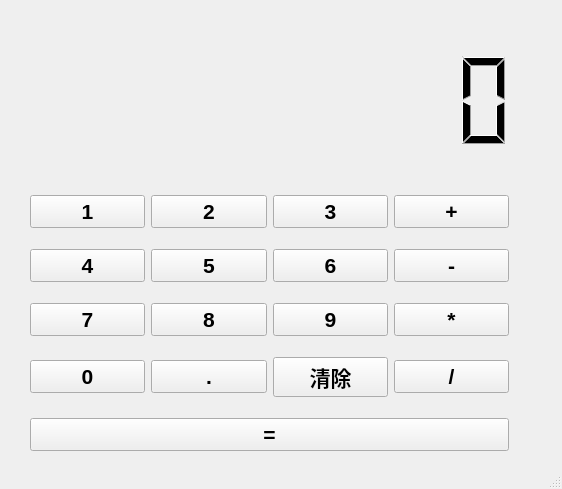
<?xml version="1.0" encoding="UTF-8"?>
<ui version="4.0">
 <class>Dialog</class>
 <widget class="QDialog" name="Dialog">
  <property name="geometry">
   <rect>
    <x>0</x>
    <y>0</y>
    <width>562</width>
    <height>489</height>
   </rect>
  </property>
  <property name="windowTitle">
   <string>计算器</string>
  </property>
  <property name="whatsThis">
   <string>计算器</string>
  </property>
  <property name="sizeGripEnabled">
   <bool>true</bool>
  </property>
  <widget class="QLCDNumber" name="lcd">
   <property name="geometry">
    <rect>
     <x>90</x>
     <y>30</y>
     <width>431</width>
     <height>141</height>
    </rect>
   </property>
   <property name="frameShape">
    <enum>QFrame::NoFrame</enum>
   </property>
   <property name="digitCount">
    <number>8</number>
   </property>
  </widget>
  <widget class="QPushButton" name="b1_13">
   <property name="geometry">
    <rect>
     <x>690</x>
     <y>400</y>
     <width>71</width>
     <height>51</height>
    </rect>
   </property>
   <property name="font">
    <font>
     <family>Arial</family>
     <pointsize>16</pointsize>
     <weight>75</weight>
     <bold>true</bold>
    </font>
   </property>
   <property name="text">
    <string>1</string>
   </property>
  </widget>
  <widget class="QPushButton" name="b1_14">
   <property name="geometry">
    <rect>
     <x>940</x>
     <y>400</y>
     <width>71</width>
     <height>51</height>
    </rect>
   </property>
   <property name="font">
    <font>
     <family>Arial</family>
     <pointsize>16</pointsize>
     <weight>75</weight>
     <bold>true</bold>
    </font>
   </property>
   <property name="text">
    <string>1</string>
   </property>
  </widget>
  <widget class="QPushButton" name="b1_16">
   <property name="geometry">
    <rect>
     <x>810</x>
     <y>400</y>
     <width>71</width>
     <height>51</height>
    </rect>
   </property>
   <property name="font">
    <font>
     <family>Arial</family>
     <pointsize>16</pointsize>
     <weight>75</weight>
     <bold>true</bold>
    </font>
   </property>
   <property name="text">
    <string>1</string>
   </property>
  </widget>
  <widget class="QWidget" name="">
   <property name="geometry">
    <rect>
     <x>30</x>
     <y>180</y>
     <width>479</width>
     <height>286</height>
    </rect>
   </property>
   <layout class="QVBoxLayout" name="verticalLayout">
    <item>
     <layout class="QHBoxLayout" name="horizontalLayout">
      <item>
       <widget class="QPushButton" name="b1">
        <property name="font">
         <font>
          <family>Arial</family>
          <pointsize>16</pointsize>
          <weight>75</weight>
          <bold>true</bold>
         </font>
        </property>
        <property name="text">
         <string>1</string>
        </property>
       </widget>
      </item>
      <item>
       <widget class="QPushButton" name="b2">
        <property name="font">
         <font>
          <family>Arial</family>
          <pointsize>16</pointsize>
          <weight>75</weight>
          <bold>true</bold>
         </font>
        </property>
        <property name="text">
         <string>2</string>
        </property>
       </widget>
      </item>
      <item>
       <widget class="QPushButton" name="b3">
        <property name="font">
         <font>
          <family>Arial</family>
          <pointsize>16</pointsize>
          <weight>75</weight>
          <bold>true</bold>
         </font>
        </property>
        <property name="text">
         <string>3</string>
        </property>
       </widget>
      </item>
      <item>
       <widget class="QPushButton" name="b_pluse">
        <property name="font">
         <font>
          <family>Arial</family>
          <pointsize>16</pointsize>
          <weight>75</weight>
          <bold>true</bold>
         </font>
        </property>
        <property name="text">
         <string>+</string>
        </property>
       </widget>
      </item>
     </layout>
    </item>
    <item>
     <layout class="QHBoxLayout" name="horizontalLayout_2">
      <item>
       <widget class="QPushButton" name="b4">
        <property name="font">
         <font>
          <family>Arial</family>
          <pointsize>16</pointsize>
          <weight>75</weight>
          <bold>true</bold>
         </font>
        </property>
        <property name="text">
         <string>4</string>
        </property>
       </widget>
      </item>
      <item>
       <widget class="QPushButton" name="b5">
        <property name="font">
         <font>
          <family>Arial</family>
          <pointsize>16</pointsize>
          <weight>75</weight>
          <bold>true</bold>
         </font>
        </property>
        <property name="text">
         <string>5</string>
        </property>
       </widget>
      </item>
      <item>
       <widget class="QPushButton" name="b6">
        <property name="font">
         <font>
          <family>Arial</family>
          <pointsize>16</pointsize>
          <weight>75</weight>
          <bold>true</bold>
         </font>
        </property>
        <property name="text">
         <string>6</string>
        </property>
       </widget>
      </item>
      <item>
       <widget class="QPushButton" name="b_sub">
        <property name="font">
         <font>
          <family>Arial</family>
          <pointsize>16</pointsize>
          <weight>75</weight>
          <bold>true</bold>
         </font>
        </property>
        <property name="text">
         <string>-</string>
        </property>
       </widget>
      </item>
     </layout>
    </item>
    <item>
     <layout class="QHBoxLayout" name="horizontalLayout_3">
      <item>
       <widget class="QPushButton" name="b7">
        <property name="font">
         <font>
          <family>Arial</family>
          <pointsize>16</pointsize>
          <weight>75</weight>
          <bold>true</bold>
         </font>
        </property>
        <property name="text">
         <string>7</string>
        </property>
       </widget>
      </item>
      <item>
       <widget class="QPushButton" name="b8">
        <property name="font">
         <font>
          <family>Arial</family>
          <pointsize>16</pointsize>
          <weight>75</weight>
          <bold>true</bold>
         </font>
        </property>
        <property name="text">
         <string>8</string>
        </property>
       </widget>
      </item>
      <item>
       <widget class="QPushButton" name="b9">
        <property name="font">
         <font>
          <family>Arial</family>
          <pointsize>16</pointsize>
          <weight>75</weight>
          <bold>true</bold>
         </font>
        </property>
        <property name="text">
         <string>9</string>
        </property>
       </widget>
      </item>
      <item>
       <widget class="QPushButton" name="b_mul">
        <property name="font">
         <font>
          <family>Arial</family>
          <pointsize>16</pointsize>
          <weight>75</weight>
          <bold>true</bold>
         </font>
        </property>
        <property name="text">
         <string>*</string>
        </property>
       </widget>
      </item>
     </layout>
    </item>
    <item>
     <layout class="QHBoxLayout" name="horizontalLayout_4">
      <item>
       <widget class="QPushButton" name="b0">
        <property name="font">
         <font>
          <family>Arial</family>
          <pointsize>16</pointsize>
          <weight>75</weight>
          <bold>true</bold>
         </font>
        </property>
        <property name="text">
         <string>0</string>
        </property>
       </widget>
      </item>
      <item>
       <widget class="QPushButton" name="b_point">
        <property name="font">
         <font>
          <family>Arial</family>
          <pointsize>16</pointsize>
          <weight>75</weight>
          <bold>true</bold>
         </font>
        </property>
        <property name="text">
         <string>.</string>
        </property>
       </widget>
      </item>
      <item>
       <widget class="QPushButton" name="b_clean">
        <property name="font">
         <font>
          <family>Arial</family>
          <pointsize>16</pointsize>
          <weight>75</weight>
          <bold>true</bold>
         </font>
        </property>
        <property name="text">
         <string>清除</string>
        </property>
       </widget>
      </item>
      <item>
       <widget class="QPushButton" name="b_div">
        <property name="font">
         <font>
          <family>Arial</family>
          <pointsize>16</pointsize>
          <weight>75</weight>
          <bold>true</bold>
         </font>
        </property>
        <property name="text">
         <string>/</string>
        </property>
       </widget>
      </item>
     </layout>
    </item>
    <item>
     <widget class="QPushButton" name="b_equ">
      <property name="font">
       <font>
        <family>Arial</family>
        <pointsize>16</pointsize>
        <weight>75</weight>
        <bold>true</bold>
       </font>
      </property>
      <property name="text">
       <string>=</string>
      </property>
     </widget>
    </item>
   </layout>
  </widget>
 </widget>
 <resources/>
 <connections/>
</ui>
